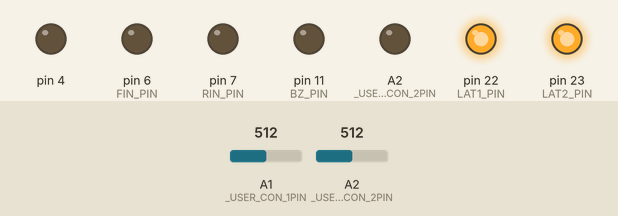
Recording of a sketch running on a simulated Arduino Leonardo, built with avr-gcc and run on an emulated ATmega32U4. Shown: output pins drawn as LEDs (lit = HIGH). The inputs (shaded band) are chosen by the test bench; at power-on: A1 (_USER_CON_1PIN) = 512, A2 (_USER_CON_2PIN) = 512.

Above: at 0.1 s.
Timing chart, 0 to 1.6 s (numbered marks = the images above):
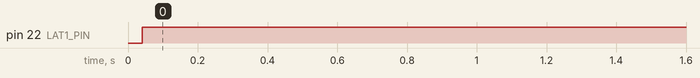

Measured:
- by itself, pin 22 (LAT1_PIN): LOW → HIGH at 0.04 s

The sketch:

kadai4.ino
```cpp
// 7:52

#define USE_TIMER3_ISR
#include "mono_con.h"

const int l = 0 + 200;
const int h = 1023 - 200;

int x, y;
bool add = false, sub = false;

int count = 0;

word in, tc;

void onedisp(int n) {
	static int pren = -1;
	if (pren != n) {
		pren = n;
		disp(num[n / 10], num[n % 10]);
	}
}

ISR(TIMER3_COMPA_vect) {
	if (in++ > 5) {
		in = 0;
		x = analogRead(A1);
		y = analogRead(A2);

		add = (x < l || y < l);
		if (!add) sub = (x > h || y > h);
		else sub = false;
	}

	tc++;
}

void setup() {
	config_init();
	serial_init();

	x = analogRead(A1);
	y = analogRead(A2);

	disp(num[0], num[0]);
}

void loop() {
	if (add || sub) {
		if (tc >= 500) {
			tc = 0;
			if (add) {
				if (++count > 99) count = 0;
			}
			if (sub) {
				if (--count < 0) count = 99;
			}
		}
	} else tc = 500;

	onedisp(count);
}
```

mono_con.h
```cpp
//===================================================================================================================
//
//  高校生ものづくりコンテスト2026岡山県大会用 ArduinoShield
//
//    出力回路: 百エディケーション製
//    https://hyakuedu.wordpress.com/
//
//    CPU Board: Arduino MEGA 2560 R3
//                                     2026/01/08 OKAKO
//
//===================================================================================================================
#ifndef _MONO_CON_2026_H
#define _MONO_CON_2026_H

//--- Arduino  ATmega2560 Input
#define _USER_CON_1PIN A1
#define _USER_CON_2PIN A2
#define _USER_CON_3PIN 17
#define _USER_CON_4PIN 18
#define _USER_CON_5PIN 19
#define _USER_CON_6PIN 40
#define _USER_CON_7PIN 42
#define _USER_CON_8PIN 20 //GND

//--- OKAKO_Shield_CN2
#define BOARD_SW_PIN 26
#define BZ_PIN 11
#define FIN_PIN 6
#define RIN_PIN 7
#define LAT2_PIN 23
#define LAT1_PIN 22
#define SCK_PIN 24
#define SDI_PIN 25

//--- セグメントLED 0-9,blank
const int num[11] = { 0x3f, 0x06, 0x5b, 0x4f, 0x66,  //0, 1, 2, 3, 4
                      0x6d, 0x7d, 0x27, 0x7f, 0x6f,  //5, 6, 7, 8, 9
                      0x00 };                        //blank

//--- レジスタ初期設定
void config_init(void) {
  pinMode(_USER_CON_1PIN, INPUT);
  pinMode(_USER_CON_2PIN, INPUT);
  pinMode(_USER_CON_3PIN, INPUT);
  pinMode(_USER_CON_4PIN, INPUT);
  pinMode(_USER_CON_5PIN, INPUT);
  pinMode(_USER_CON_6PIN, INPUT);
  pinMode(_USER_CON_7PIN, INPUT);

  pinMode(_USER_CON_8PIN, OUTPUT);
  digitalWrite(_USER_CON_8PIN, LOW); //IN_D4をGND設定

  pinMode(BOARD_SW_PIN, INPUT);
  pinMode(BZ_PIN, OUTPUT);
  pinMode(RIN_PIN, OUTPUT);
  pinMode(FIN_PIN, OUTPUT);
  pinMode(LAT1_PIN, OUTPUT);
  pinMode(LAT2_PIN, OUTPUT);
  pinMode(SCK_PIN, OUTPUT);
  pinMode(SDI_PIN, OUTPUT);

  ////////// DCモータ制御用PWM信号生成用のタイマ(Timer4)の周波数を31.37KHzに変更 //////////
  TCCR4B = (TCCR4B & 0b11111000) | 0x01;

#ifdef USE_TIMER3_ISR
  ////////// 1ms割り込み用のタイマ(Timer3)の初期化 //////////
  TCCR3A = 0;
  TCCR3B = 0x0b;
  // OCR3A = 124;
  OCR3A = 249;
  TIMSK3 = 2;
#endif
}

//--- 構造体宣言bitset
struct bitset {
  int SDI : 1;   // bit0 シリアルデータ
  int SCK : 1;   // bit1 シリアルクロック
  int LAT1 : 1;  // bit2 7seg LED 系ラッチ
  int LAT2 : 1;  // bit3 フルカラーLED,step モータ系ラッチ
  int DCM : 2;   // bit4,5 DC モータの動作モード
  int BZ : 1;    // bit6 圧電スピーカ
  int TSW : 1;   // bit7 タクトスイッチ入力
};
struct bitset RC;  // 構造体変数

//--- 共用体宣言lm (LED & step Motor)
union {
  struct {               //--- 構造体宣言，bit というグループ名
    int SM : 4;   // bit0 ～ bit3 ステッピングモータ励磁信号
    int R : 1;    // bit4 フルカラーLED，赤色
    int B : 1;    // bit5 フルカラーLED，青色
    int G : 1;    // bit6 フルカラーLED，緑色
    int res : 1;  // bit7 未使用
  } bit;          // bit アクセス名
  struct {
    int SM : 4;
    int GBR : 3;  // フルカラーLED, カラーコードを3bitで指定
    int res : 1;
  } color;  // GBRを3ビットアクセス名
  int b8;   // byte アクセス名
} lm;       // 共用体変数名

//--- U1,U2,U3初期化
void serial_init(void) {
  // U1, U2
  digitalWrite(LAT1_PIN, LOW);
  shiftOut(SDI_PIN, SCK_PIN, MSBFIRST, 0x00);
  shiftOut(SDI_PIN, SCK_PIN, MSBFIRST, 0x00);
  digitalWrite(LAT1_PIN, HIGH);

  // U3
  digitalWrite(LAT2_PIN, LOW);
  shiftOut(SDI_PIN, SCK_PIN, MSBFIRST, 0x00);
  digitalWrite(LAT2_PIN, HIGH);
}

//--- 2桁7セグメントLEDの表示関数
void disp(char leftPat, char rightPat) {
  digitalWrite(LAT1_PIN, LOW);
  shiftOut(SDI_PIN, SCK_PIN, MSBFIRST, leftPat);
  shiftOut(SDI_PIN, SCK_PIN, MSBFIRST, rightPat);
  digitalWrite(LAT1_PIN, HIGH);
}

//--- ステッピングモータの初期設定関数
int stepm_init(int n) {
  int spm[5] = { 0x9,     // A
                 0xc,     // B
                 0x6,     // nA
                 0x3,     // nB
                 0x00 };  // Stop

  return spm[n];
}

//--- フルカラーLEDとステッピングモータの動作制御関数
void led_stepmotor(char n) {
  digitalWrite(LAT2_PIN, LOW);
  shiftOut(SDI_PIN, SCK_PIN, MSBFIRST, n);
  digitalWrite(LAT2_PIN, HIGH);
}

#endif
```
